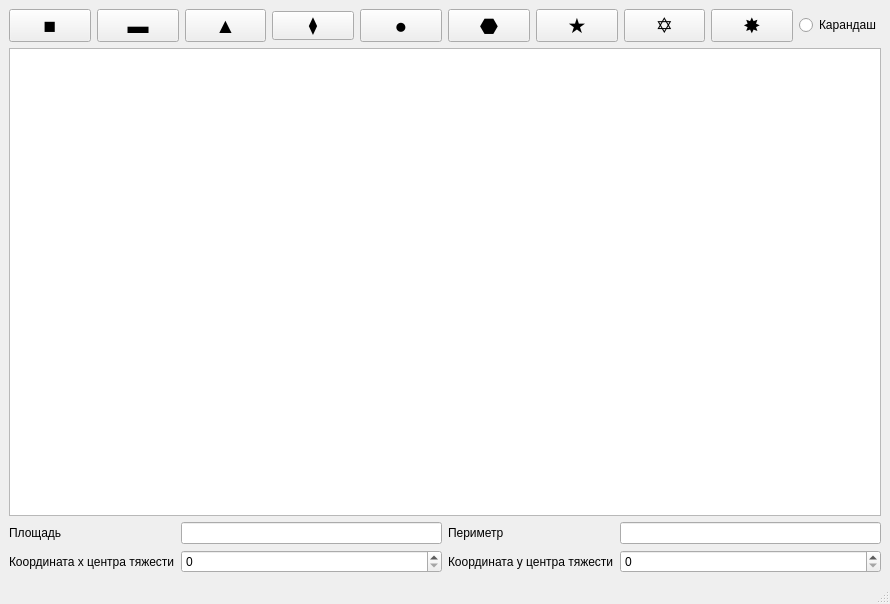
<?xml version="1.0" encoding="UTF-8"?>
<ui version="4.0">
 <class>MainWindow</class>
 <widget class="QMainWindow" name="MainWindow">
  <property name="geometry">
   <rect>
    <x>0</x>
    <y>0</y>
    <width>890</width>
    <height>604</height>
   </rect>
  </property>
  <property name="sizePolicy">
   <sizepolicy hsizetype="Maximum" vsizetype="Maximum">
    <horstretch>0</horstretch>
    <verstretch>0</verstretch>
   </sizepolicy>
  </property>
  <property name="mouseTracking">
   <bool>false</bool>
  </property>
  <property name="windowTitle">
   <string>Lab1-2</string>
  </property>
  <property name="windowOpacity">
   <double>1.000000000000000</double>
  </property>
  <widget class="QWidget" name="centralwidget">
   <layout class="QGridLayout" name="gridLayout">
    <item row="3" column="1">
     <widget class="QGraphicsView" name="graphicsView"/>
    </item>
    <item row="4" column="1">
     <layout class="QGridLayout" name="gridLayout_2">
      <item row="0" column="3">
       <widget class="QLabel" name="perimetr_label">
        <property name="text">
         <string>Периметр</string>
        </property>
       </widget>
      </item>
      <item row="0" column="0">
       <widget class="QLabel" name="area_label">
        <property name="text">
         <string>Площадь</string>
        </property>
       </widget>
      </item>
      <item row="0" column="5">
       <widget class="QLineEdit" name="perimetr_line">
        <property name="readOnly">
         <bool>true</bool>
        </property>
       </widget>
      </item>
      <item row="0" column="1">
       <widget class="QLineEdit" name="area_line">
        <property name="readOnly">
         <bool>true</bool>
        </property>
        <property name="clearButtonEnabled">
         <bool>false</bool>
        </property>
       </widget>
      </item>
      <item row="1" column="0">
       <widget class="QLabel" name="x_label">
        <property name="text">
         <string>Координата x центра тяжести</string>
        </property>
       </widget>
      </item>
      <item row="1" column="3">
       <widget class="QLabel" name="label_4">
        <property name="text">
         <string>Координата y центра тяжести</string>
        </property>
       </widget>
      </item>
      <item row="1" column="1">
       <widget class="QSpinBox" name="x_spin"/>
      </item>
      <item row="1" column="5">
       <widget class="QSpinBox" name="y_spin"/>
      </item>
     </layout>
    </item>
    <item row="0" column="1">
     <layout class="QHBoxLayout" name="horizontalLayout">
      <item>
       <widget class="QPushButton" name="square">
        <property name="font">
         <font>
          <pointsize>16</pointsize>
         </font>
        </property>
        <property name="text">
         <string>■</string>
        </property>
       </widget>
      </item>
      <item>
       <widget class="QPushButton" name="rectangle">
        <property name="font">
         <font>
          <pointsize>16</pointsize>
         </font>
        </property>
        <property name="text">
         <string>▬</string>
        </property>
       </widget>
      </item>
      <item>
       <widget class="QPushButton" name="triangle">
        <property name="font">
         <font>
          <pointsize>16</pointsize>
         </font>
        </property>
        <property name="text">
         <string>▲</string>
        </property>
       </widget>
      </item>
      <item>
       <widget class="QPushButton" name="rhomb">
        <property name="enabled">
         <bool>true</bool>
        </property>
        <property name="font">
         <font>
          <pointsize>13</pointsize>
         </font>
        </property>
        <property name="text">
         <string>⧫</string>
        </property>
       </widget>
      </item>
      <item>
       <widget class="QPushButton" name="circle">
        <property name="font">
         <font>
          <pointsize>16</pointsize>
         </font>
        </property>
        <property name="text">
         <string>●</string>
        </property>
       </widget>
      </item>
      <item>
       <widget class="QPushButton" name="hexagon">
        <property name="font">
         <font>
          <pointsize>16</pointsize>
         </font>
        </property>
        <property name="text">
         <string>⬣</string>
        </property>
       </widget>
      </item>
      <item>
       <widget class="QPushButton" name="star5">
        <property name="font">
         <font>
          <pointsize>16</pointsize>
         </font>
        </property>
        <property name="text">
         <string>★</string>
        </property>
       </widget>
      </item>
      <item>
       <widget class="QPushButton" name="star6">
        <property name="font">
         <font>
          <pointsize>16</pointsize>
         </font>
        </property>
        <property name="text">
         <string>✡</string>
        </property>
       </widget>
      </item>
      <item>
       <widget class="QPushButton" name="star8">
        <property name="font">
         <font>
          <pointsize>16</pointsize>
         </font>
        </property>
        <property name="text">
         <string>✸</string>
        </property>
       </widget>
      </item>
      <item>
       <widget class="QRadioButton" name="radioPencil">
        <property name="text">
         <string>Карандаш</string>
        </property>
       </widget>
      </item>
     </layout>
    </item>
   </layout>
  </widget>
  <widget class="QMenuBar" name="menubar">
   <property name="geometry">
    <rect>
     <x>0</x>
     <y>0</y>
     <width>890</width>
     <height>22</height>
    </rect>
   </property>
  </widget>
  <widget class="QStatusBar" name="statusbar"/>
 </widget>
 <resources/>
 <connections/>
</ui>
